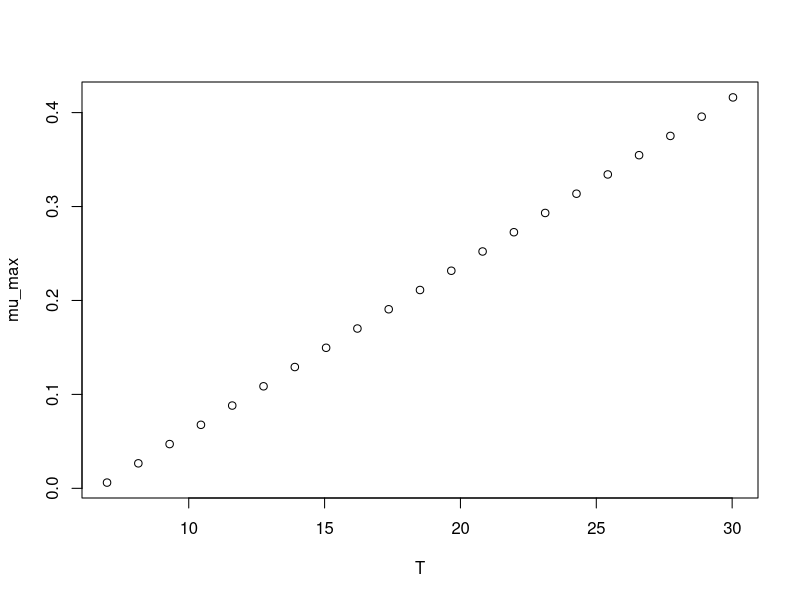

This figure's R source:
#############################
# start of Parameter script
#############################
T <- seq(6.99300699300699,30.03,length.out=21)
#############################
# end of Parameter script
#############################
############################# 
# start of Model script Gropin ID 260 
#############################
 
# constant coefficients for this model
 
variables <- data.frame(T)
argumentsPar <- expand.grid(variables)
 
# heart of the model
response_surface <- function(T) {
   mumax <-0.0178*(T-6.65)

return(mumax=mumax)
} 

# output parameters
mumax <- cbind(argumentsPar,response_surface(argumentsPar['T']))
colnames(mumax) <- c(colnames(argumentsPar),'mumax')
#############################
# End of Model script
#############################
############################# 
# start of Visualisation script Gropin ID 260 
#############################
plot(T,mumax$mumax,
                          xlab='T',
                          ylab='mu_max')
#############################
# End of Visualisation script
#############################
